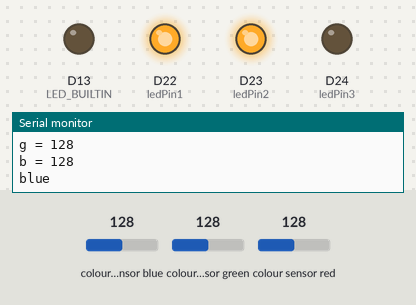
A sketch run on a simulated Arduino Nano 33 BLE. On the bench: output pins drawn as LEDs (lit = HIGH), the last lines printed to the serial monitor. The inputs (shaded band) are chosen by the test bench; at power-on: colour sensor blue 128, colour sensor green 128, colour sensor red 128.

Above: at 3.3 s.
3.4 s: colour sensor blue set to 125
At 6.3 s:
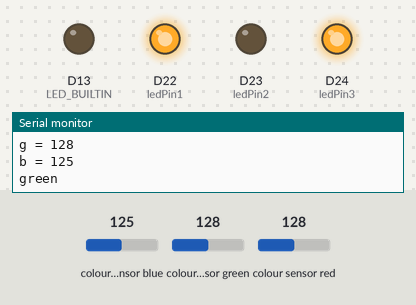
10.2 s: colour sensor green set to 125
At 13.3 s:
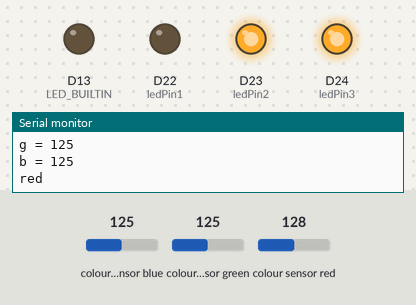
16.5 s: colour sensor blue set to 128
At 18.3 s:
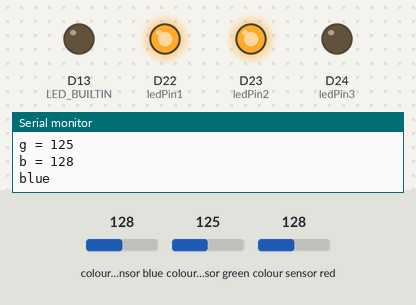
23.3 s: colour sensor blue set to 5
At 25.3 s:
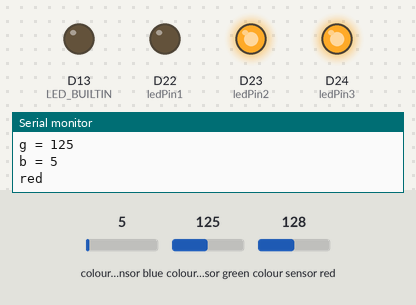
Timing chart, 0 to 26.8 s (numbered marks = the images above; inputs shaded):
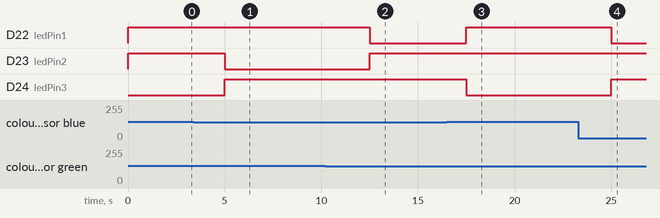

Measured:
- the behaviour switches between 128 and 127 on colour sensor blue (found by bisection; images 0 and 1)
- the behaviour switches between 128 and 127 on colour sensor green (found by bisection; images 1 and 2)
- after the input at 3.4 s, D23 (ledPin2): HIGH → LOW after 1.6 s; D24 (ledPin3): LOW → HIGH after 1.6 s
- after the input at 10.2 s, D22 (ledPin1): HIGH → LOW after 2.3 s; D23 (ledPin2): LOW → HIGH after 2.3 s
- after the input at 16.5 s, D22 (ledPin1): LOW → HIGH after 1.0 s; D24 (ledPin3): HIGH → LOW after 1.0 s
- after the input at 23.3 s, D22 (ledPin1): HIGH → LOW after 1.7 s; D24 (ledPin3): LOW → HIGH after 1.7 s

The sketch:

DetectColor-changeLEDs.ino
```cpp
/* Code to set LEDs to RGB based on RGB values.
 * There is no approximate here, we are being arbitrary. The result depends on what color
 * the sensor thinks is predominate.
 *  Warning: Depending on your lighting, one of the Led pins may show a color constantly
 *  depending on what it detects
 *
 */

#include <Arduino_APDS9960.h>

//Establish LED Constants
  const int ledPin1 = 22;
  const int ledPin2 = 23;
  const int ledPin3 = 24;


void setup() {
  Serial.begin(9600);
  while (!Serial);

  if (!APDS.begin()) {
    Serial.println("Error initializing APDS9960 sensor.");
  }

//Set up LEDs to receive signal
  pinMode(22, OUTPUT);
  pinMode(23, OUTPUT);
  pinMode(24, OUTPUT);
  pinMode(LED_BUILTIN, OUTPUT);
  // below is code to turn off RGB led (they are fliped LOW means on )
  digitalWrite(ledPin1, HIGH); // red
  digitalWrite(ledPin2, HIGH); // green
  digitalWrite(ledPin3, HIGH); // blue

}

void loop() {
  // check if a color reading is available
  while (! APDS.colorAvailable()) {
    delay(5);
  }
  int r, g, b;

  // read the color
  APDS.readColor(r, g, b);

  // print the values
  Serial.print("r = ");
  Serial.println(r);
  Serial.print("g = ");
  Serial.println(g);
  Serial.print("b = ");
  Serial.println(b);
  Serial.println();

int detectedColor;

//Figure out the color

if( (r >= g) & (r >= b)){
   detectedColor = 1;
};

if ((g >= r) & (g >= b)){
  detectedColor = 2;
};

if ((b >= r) & (b >= g)){
   detectedColor = 3;
};


switch (detectedColor) {
      case 1:
        digitalWrite(ledPin1, LOW);

          Serial.print("red");
          Serial.println();
        delay(2500);
        digitalWrite(ledPin1, HIGH);
        break;

      case 2:
        digitalWrite(ledPin2, LOW);

          Serial.print("green");
          Serial.println();
        delay(2500);
        digitalWrite(ledPin2, HIGH);
        break;

      case 3:
        digitalWrite(ledPin3, LOW);

          Serial.print("blue");
          Serial.println();
        delay(2500);
        digitalWrite(ledPin3, HIGH);
        break;

      default:
        // ignore

        break;
    }
// Reset LEDs
digitalWrite(ledPin1, HIGH);
digitalWrite(ledPin2, HIGH);
digitalWrite(ledPin3, HIGH);

}
```
